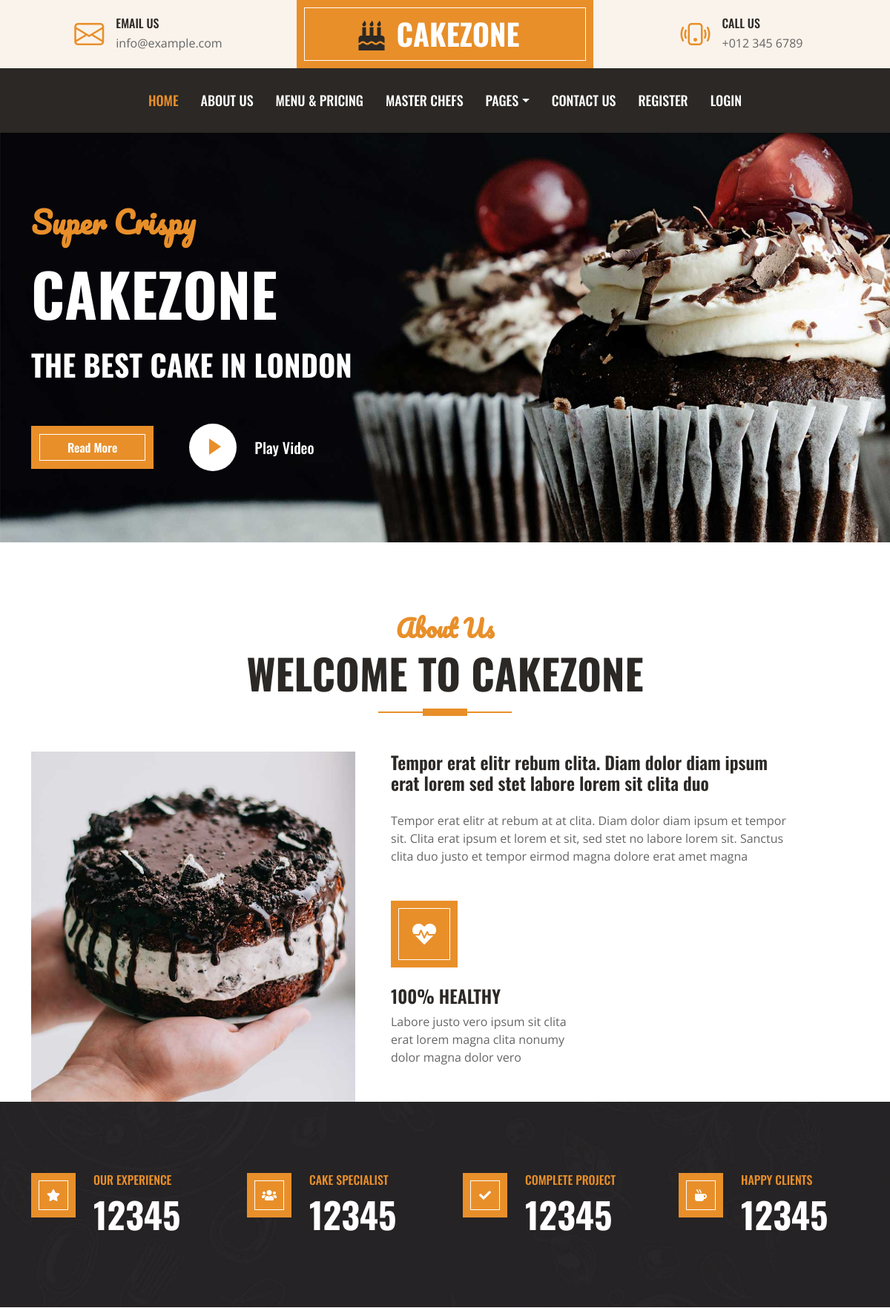
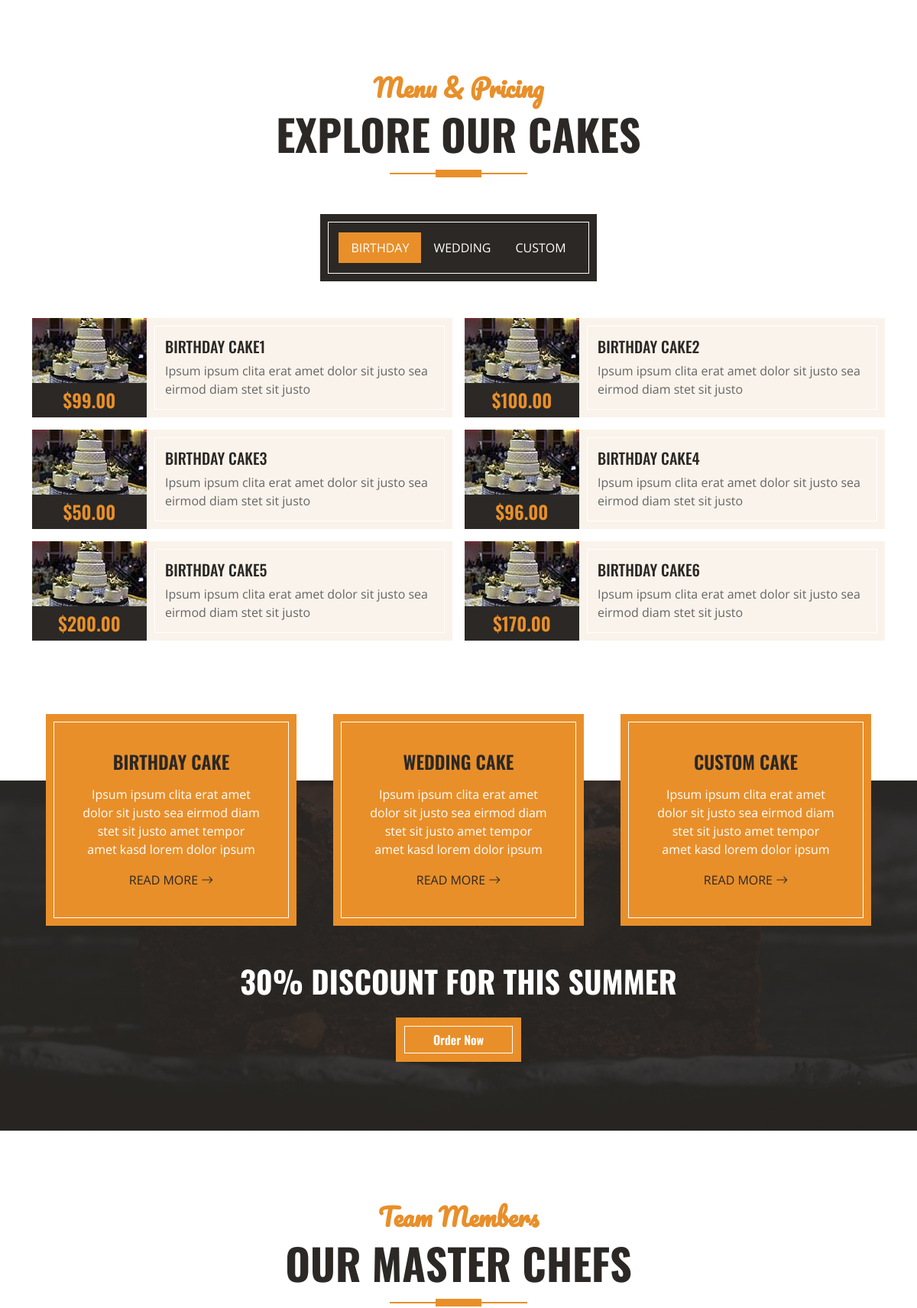
The page / (upper part) on the database its author committed (2 pictures, top to bottom).
### cakeapp/models.py (models this page shows, shortened)
class Index_start(models.Model):
    name1 = models.CharField(max_length=200)
    name2 = models.CharField(max_length=200)
    name3 = models.CharField(max_length=200)
    slug = models.SlugField(max_length=200)
    def get_absolute_url(self):
        return reverse("detail1", args=[self.slug])

class About(models.Model):
    name = models.CharField(max_length=200)
    bio = models.TextField()
    skil = models.CharField(max_length=200)
    skil_bio = models.TextField()
    img = models.ImageField(upload_to='about/')

class Birthday(models.Model):
    name = models.CharField(max_length=200)
    bio = models.TextField()
    price = models.IntegerField()
    img = models.ImageField(upload_to='birthday_cake/')
    slug = models.SlugField(max_length=200)
    def get_absolute_url(self):
        return reverse("detail2", args=[self.slug])

class Service(models.Model):
    name = models.CharField(max_length=200)
    bio = models.TextField()
    slug = models.SlugField(max_length=200)
    def get_absolute_url(self):
        return reverse("detail5", args=[self.slug])

### cakeapp/views.py (the view)
# urls.py: path('', index, name='index'),
def index(request):
    home1 = Index_start.objects.all()
    home2 = About.objects.all()
    home3 = Birthday.objects.all()
    home4 = Wedding.objects.all()
    home5 = Custom.objects.all()
    home6 = Service.objects.all()
    home7 = Team.objects.all()
    home8 = Offer.objects.all()
    home9 = Client.objects.all()
    context = {
        'home1' : home1,
        'home2' : home2,
        'home3' : home3,
        'home4' : home4,
        'home5' : home5,
        'home6' : home6,
        'home7' : home7,
        'home8' : home8,
        'home9' : home9,
    }
    return render(request, 'index.html', context=context)

### cakeapp/models.py (called while the page is built)
    def get_absolute_url(self):
        return reverse("detail3", args=[self.slug])

    def get_absolute_url(self):
        return reverse('detail4', args=[self.slug])

    def get_absolute_url(self):
        return reverse("detail6", args=[self.slug])

    def get_absolute_url(self):
        return reverse("detail7", args=[self.slug])

    def get_absolute_url(self):
        return reverse("detail8", args=[self.slug])

### templates/index.html (shortened to what this page needs)
{% extends "base.html" %}
{% load static %}
{% block content %}
    <div class="container-fluid bg-primary py-5 mb-5 hero-header">
        <div class="container py-5">
            <div class="row justify-content-start">
                {% for hom1 in home1 %}
                <div class="col-lg-8 text-center text-lg-start">
                    <h1 class="font-secondary text-primary mb-4">{{ hom1.name1 }}</h1>
                    <h1 class="display-1 text-uppercase text-white mb-4">{{ hom1.name2 }}</h1>
                    <h1 class="text-uppercase text-white">{{ hom1.name3 }}</h1>
                    <div class="d-flex align-items-center justify-content-center justify-content-lg-start pt-5">
                        <a href="{{ hom1.get_absolute_url }}" class="btn btn-primary border-inner py-3 px-5 me-5">Read More</a>
                        <button type="button" class="btn-play" data-bs-toggle="modal"
                            data-src="" data-bs-target="#videoModal">
                            <span></span>
                        </button>
                        <h5 class="font-weight-normal text-white m-0 ms-4 d-none d-sm-block">Play Video</h5>
                    </div>
                </div>
                {% endfor %}
            </div>
        </div>
    </div>
    <div class="container-fluid pt-5">
        <div class="container">
            <div class="section-title position-relative text-center mx-auto mb-5 pb-3" style="max-width: 600px;">
                <h2 class="text-primary font-secondary">About Us</h2>
                <h1 class="display-4 text-uppercase">Welcome To CakeZone</h1>
            </div>
            {% for hom2 in home2 %}
            <div class="row gx-5">
                <div class="col-lg-5 mb-5 mb-lg-0" style="min-height: 400px;">
                    <div class="position-relative h-100">
                        <img class="position-absolute w-100 h-100" src="{{ hom2.img.url }}" style="object-fit: cover;">
                    </div>
                </div>
                <div class="col-lg-6 pb-5">
                    <h4 class="mb-4">{{ hom2.name }}</h4>
                    <p class="mb-5">{{ hom2.bio }}</p>
                    <div class="row g-5">
                        <div class="col-sm-6">
                            <div class="d-flex align-items-center justify-content-center bg-primary border-inner mb-4" style="width: 90px; height: 90px;">
                                <i class="fa fa-heartbeat fa-2x text-white"></i>
                            </div>
                            <h4 class="text-uppercase">{{ hom2.skil }}</h4>
                            <p class="mb-0">{{ hom2.skil_bio }}</p>
                        </div>
                    </div>
                </div>
            </div>
            {% endfor %}
        </div>
    </div>
    <div class="container-fluid bg-img py-5 mb-5">
        <div class="container py-5">
            <div class="row gx-5 gy-4">
                <div class="col-lg-3 col-md-6">
                    <div class="d-flex">
                        <div class="bg-primary border-inner d-flex align-items-center justify-content-center mb-3" style="width: 60px; height: 60px;">
                            <i class="fa fa-star text-white"></i>
                        </div>
                        <div class="ps-4">
                            <h6 class="text-primary text-uppercase">Our Experience</h6>
                            <h1 class="display-5 text-white mb-0" data-toggle="counter-up">12345</h1>
                        </div>
                    </div>
                </div>
                <div class="col-lg-3 col-md-6">
                    <div class="d-flex">
                        <div class="bg-primary border-inner d-flex align-items-center justify-content-center mb-3" style="width: 60px; height: 60px;">
                            <i class="fa fa-users text-white"></i>
                        </div>
                        <div class="ps-4">
                            <h6 class="text-primary text-uppercase">Cake Specialist</h6>
                            <h1 class="display-5 text-white mb-0" data-toggle="counter-up">12345</h1>
                        </div>
                    </div>
                </div>
                <div class="col-lg-3 col-md-6">
                    <div class="d-flex">
                        <div class="bg-primary border-inner d-flex align-items-center justify-content-center mb-3" style="width: 60px; height: 60px;">
                            <i class="fa fa-check text-white"></i>
                        </div>
                        <div class="ps-4">
                            <h6 class="text-primary text-uppercase">Complete Project</h6>
                            <h1 class="display-5 text-white mb-0" data-toggle="counter-up">12345</h1>
                        </div>
                    </div>
                </div>
                <div class="col-lg-3 col-md-6">
                    <div class="d-flex">
                        <div class="bg-primary border-inner d-flex align-items-center justify-content-center mb-3" style="width: 60px; height: 60px;">
                            <i class="fa fa-mug-hot text-white"></i>
                        </div>
                        <div class="ps-4">
                            <h6 class="text-primary text-uppercase">Happy Clients</h6>
                            <h1 class="display-5 text-white mb-0" data-toggle="counter-up">12345</h1>
                        </div>
                    </div>
                </div>
            </div>
        </div>
    </div>
    <div class="container-fluid about py-5">
        <div class="container">
            <div class="section-title position-relative text-center mx-auto mb-5 pb-3" style="max-width: 600px;">
                <h2 class="text-primary font-secondary">Menu & Pricing</h2>
                <h1 class="display-4 text-uppercase">Explore Our Cakes</h1>
            </div>
            <div class="tab-class text-center">
                <ul class="nav nav-pills d-inline-flex justify-content-center bg-dark text-uppercase border-inner p-4 mb-5">
                    <li class="nav-item">
                        <a class="nav-link text-white active" data-bs-toggle="pill" href="#tab-1">Birthday</a>
                    </li>
                    <li class="nav-item">
                        <a class="nav-link text-white" data-bs-toggle="pill" href="#tab-2">Wedding</a>
                    </li>
                    <li class="nav-item">
                        <a class="nav-link text-white" data-bs-toggle="pill" href="#tab-3">Custom</a>
                    </li>
                </ul>
                <div class="tab-content">
                    <div id="tab-1" class="tab-pane fade show p-0 active">
                        <div class="row g-3">
                            {% for hom3 in home3 %}
                            <div class="col-lg-6">
                                <div class="d-flex h-100">
                                    <div class="flex-shrink-0">
                                        <img class="img-fluid" src="{{ hom3.img.url }}" alt="" style="width: 150px; height: 85px;">
                                        <h4 class="bg-dark text-primary p-2 m-0">${{ hom3.price }}.00</h4>
                                    </div>
                                    <div class="d-flex flex-column justify-content-center text-start bg-secondary border-inner px-4">
                                        <a href="{{hom3.get_absolute_url}}"><h5 class="text-uppercase">{{ hom3.name }}</h5></a>
                                        <span>{{ hom3.bio }}</span>
                                    </div>
                                </div>
                            </div>
                            {% endfor %}
                        </div>
                    </div>
                </div>
            </div>
        </div>
    </div>
    <div class="container-fluid service position-relative px-5 mt-5" style="margin-bottom: 135px;">
        <div class="container">
            <div class="row g-5">
                {% for hom6 in home6 %}
                <div class="col-lg-4 col-md-6">
                    <div class="bg-primary border-inner text-center text-white p-5">
                        <h4 class="text-uppercase mb-3">{{ hom6.name }}</h4>
                        <p>{{ hom6.bio }}</p>
                        <a class="text-uppercase text-dark" href="{{hom6.get_absolute_url}}">Read More <i class="bi bi-arrow-right"></i></a>
                    </div>
                </div>
                {% endfor %}
                <div class="col-lg-12 col-md-6 text-center">
                    <h1 class="text-uppercase text-light mb-4">30% Discount For This Summer</h1>
                    <a href="" class="btn btn-primary border-inner py-3 px-5">Order Now</a>
                </div>
            </div>
        </div>
    </div>
    <div class="container-fluid py-5">
        <div class="container">
            <div class="section-title position-relative text-center mx-auto mb-5 pb-3" style="max-width: 600px;">
                <h2 class="text-primary font-secondary">Team Members</h2>
                <h1 class="display-4 text-uppercase">Our Master Chefs</h1>
            </div>
        </div>
    </div>
{% endblock content %}

### static/css/style.css (style rules this page uses)
:root { --primary: #E88F2A; --secondary: #FAF3EB; --light: #FFFFFF; --dark: #2B2825; }
.font-secondary { font-family: 'Pacifico', cursive; }
h1, h2, .font-weight-bold { font-weight: 700 !important; }
h3, h4, .font-weight-semi-bold { font-weight: 600 !important; }
h5, h6, .font-weight-medium { font-weight: 500 !important; }
.btn { font-family: 'Oswald', sans-serif; font-weight: 600; transition: .5s; }
.btn-primary { color: #FFFFFF; }
.border-inner { position: relative; }
.border-inner * { position: relative; z-index: 1; }
.border-inner::before { position: absolute; content: ""; top: 10px; right: 10px; bottom: 10px; left: 10px; background: none; border: 1px solid var(--light); z-index: 0; }
.hero-header { background: url(../img/hero.jpg) top right no-repeat; background-size: cover; }
.btn-play { position: relative; display: block; box-sizing: content-box; width: 16px; height: 26px; border-radius: 100%; border: none; outline: none !important; padding: 18px 20px 20px 28px; background: #FFFFFF; }
.btn-play:before { content: ""; position: absolute; z-index: 0; left: 50%; top: 50%; transform: translateX(-50%) translateY(-50%); display: block; width: 60px; height: 60px; background: #FFFFFF; border-radius: 100%; animation: pulse-border 1500ms ease-out infinite; }
.btn-play:after { content: ""; position: absolute; z-index: 1; left: 50%; top: 50%; transform: translateX(-50%) translateY(-50%); display: block; width: 60px; height: 60px; background: #FFFFFF; border-radius: 100%; transition: all 200ms; }
.btn-play span { display: block; position: relative; z-index: 3; width: 0; height: 0; left: -1px; border-left: 16px solid var(--primary); border-top: 11px solid transparent; border-bottom: 11px solid transparent; }
.section-title::before { position: absolute; content: ""; width: 60px; height: 10px; left: 50%; bottom: 0; margin-left: -30px; background: var(--primary); }
.section-title::after { position: absolute; content: ""; width: 180px; height: 2px; left: 50%; bottom: 4px; margin-left: -90px; background: var(--primary); }
.service::after, .contact::after { position: absolute; content: ""; width: 100%; height: calc(100% - 45px); top: 135px; left: 0; background: linear-gradient(rgba(43, 40, 37, .9), rgba(43, 40, 37, .9)), url(../img/service.jpg) center center no-repeat; background-size: cover; z-index: -1; }
.bg-img { background: linear-gradient(rgba(43, 40, 37, .5), rgba(43, 40, 37, .5)), url(../img/bg.jpg) center center no-repeat; background-size: cover; }

### rows shown on the page
Index_start: name1 "Super Crispy", name2 "CAKEZONE", name3 "THE BEST CAKE IN LONDON"
About: img (picture), name "Tempor erat elitr rebum clita. Diam dolor diam ipsum erat lorem sed stet labore lorem sit clita duo", bio "Tempor erat elitr at rebum at at clita. Diam dolor diam ipsum et tempor sit. Clita erat ipsum et lorem et sit, sed stet no labore lorem sit. Sanctus clita duo justo et tempor eirmod magna dolore erat amet magna", skil "100% HEALTHY", skil_bio "Labore justo vero ipsum sit clita erat lorem magna clita nonumy dolor magna dolor vero"
Birthday: img (picture), price "99", name "BIRTHDAY CAKE1", bio "Ipsum ipsum clita erat amet dolor sit justo sea eirmod diam stet sit justo"
Birthday: img (picture), price "100", name "BIRTHDAY CAKE2", bio "Ipsum ipsum clita erat amet dolor sit justo sea eirmod diam stet sit justo"
Birthday: img (picture), price "50", name "BIRTHDAY CAKE3", bio "Ipsum ipsum clita erat amet dolor sit justo sea eirmod diam stet sit justo"
Birthday: img (picture), price "96", name "BIRTHDAY CAKE4", bio "Ipsum ipsum clita erat amet dolor sit justo sea eirmod diam stet sit justo"
Birthday: img (picture), price "200", name "BIRTHDAY CAKE5", bio "Ipsum ipsum clita erat amet dolor sit justo sea eirmod diam stet sit justo"
Birthday: img (picture), price "170", name "BIRTHDAY CAKE6", bio "Ipsum ipsum clita erat amet dolor sit justo sea eirmod diam stet sit justo"
Service: name "BIRTHDAY CAKE", bio "Ipsum ipsum clita erat amet dolor sit justo sea eirmod diam stet sit justo amet tempor amet kasd lorem dolor ipsum"
Service: name "WEDDING CAKE", bio "Ipsum ipsum clita erat amet dolor sit justo sea eirmod diam stet sit justo amet tempor amet kasd lorem dolor ipsum"
Service: name "CUSTOM CAKE", bio "Ipsum ipsum clita erat amet dolor sit justo sea eirmod diam stet sit justo amet tempor amet kasd lorem dolor ipsum"
